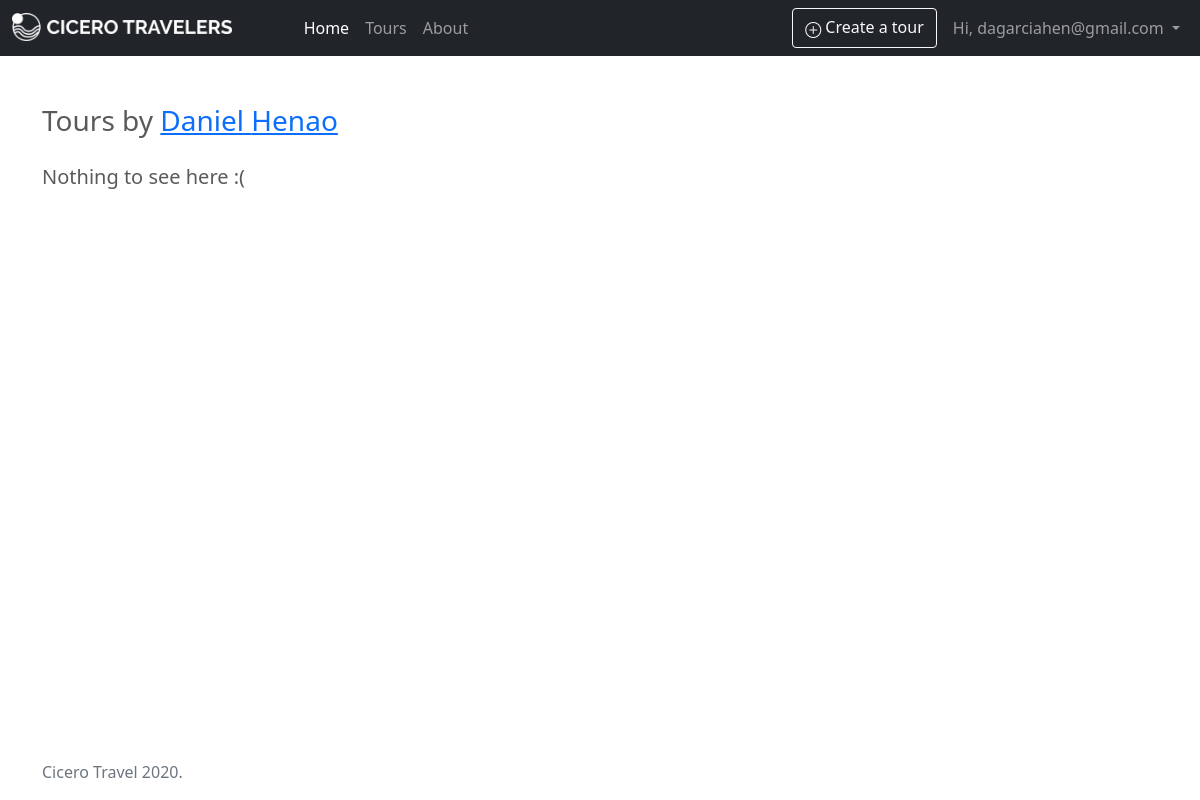
The page /tours/by/2 (signed in) on the database its author committed.
### ciceropage/models/users.py (models this page shows, shortened)
class User(UserMixin, db.Model):
    __tablename__ = 'users'
    user_id = db.Column(db.Integer, primary_key=True)
    email = db.Column(db.String(64), unique=True, index=True)
    password = db.Column(db.String(200))  # this is a hashed password
    type = db.Column(db.String(100), default='tourist')
    is_active = db.Column(db.Boolean, default=False)
    joined_on = db.Column(db.DateTime, default=datetime.utcnow())
    profile = db.relationship('Profile', uselist=False, back_populates="user")
    tours = db.relationship('Tour', back_populates="author")
    reviews = db.relationship('Review', back_populates="user")
    languages = db.relationship('UserLanguage')
    favorites = db.relationship('Favorite')

### ciceropage/models/profiles.py (models this page shows)
class Profile(db.Model):
    __tablename__ = 'profiles'
    user_id = db.Column(db.Integer, db.ForeignKey(User.user_id), primary_key=True)
    picture = db.Column(db.Text)
    city = db.Column(db.Text)
    name = db.Column(db.Text, nullable=False)
    last_name = db.Column(db.Text, nullable=False)
    bio = db.Column(db.Text)
    identification_type = db.Column(db.String(10), nullable=False)
    identification_number = db.Column(db.String(20), nullable=False)
    phone = db.Column(db.String(14))
    country_id = db.Column(db.Integer, db.ForeignKey(Country.country_id))
    user = db.relationship(User, back_populates="profile")
    country = db.relationship(Country)

### ciceropage/views/tours.py (the view)
@tours.route('/by/<int:user_id>', methods=['GET'])
@login_required
def by(user_id):
    user = User.query.get(user_id)
    page = request.args.get('page', 1, type=int)
    tour_list = Tour.query.filter_by(user_id=user_id).order_by(
        Tour.date.desc()
    )
    if current_user.user_id != user_id:
        tour_list = tour_list.filter_by(status='published')
    tour_list = tour_list.paginate(
        page=page, per_page=ROWS_PER_PAGE
    )
    return render_template('pages/tours/by.html', user=user, tours=tour_list)

### app.py (called while the page is built)
@login_manager.user_loader
def load_user(user_id):
    return User.query.get(user_id)

### templates/pages/tours/by.html (shortened to what this page needs)
{% extends 'layout/base.html' %}
{% block content %}
<div class="container">
    <div class="row">
        <div class="col">
            <div class="mt-5 mb-4">
                <h1 class="h3">
                    {% if user.user_id == current_user.user_id %}
                        My tours
                    {% else %}
                        Tours by <a href="{{ url_for('users.profile', user_id=user.user_id) }}">{{ user.profile.name }} {{ user.profile.last_name }}</a>
                    {% endif %}
                </h1>
            </div>
        </div>
    </div>
    {% include 'sections/tours-list.html' %}
    {% set pagination_view = 'tours.by' %}
</div>
{% endblock %}

### templates/sections/nav.html (shortened to what this page needs)
<nav class="navbar navbar-expand-md navbar-dark bg-dark">
    <div class="container-fluid">
        <a class="navbar-brand" href="{{ url_for('home.index') }}">
                  <img src="{{ url_for('static', filename='images/cicero_white.png') }}" alt="" width="auto" height="28" class="d-inline-block align-top">
        </a>
        <div class="collapse navbar-collapse" id="navbarNavAltMarkup">
          <div class="navbar-nav ms-5 me-auto">
              <a class="nav-link active" aria-current="page" href="{{ url_for('home.index') }}">Home</a>
              <a class="nav-link" href="{{ url_for('tours.list_all') }}">Tours</a>
              <a class="nav-link" href="{{ url_for('pages.about') }}">About</a>
          </div>
          <div class="navbar-nav">
              {% if current_user.is_authenticated %}
              {% if current_user.type == 'guide' %}
              <a class="nav-link" href="#">
                      <a class="btn btn-outline-light" role="button" href="{{ url_for('tours.new') }}"><i class="bi bi-plus-circle"></i> Create a tour</a>
              </a>
              {% endif %}
              <div class="nav-item dropdown ms-2">
                  <a class="nav-link dropdown-toggle" href="#" role="button" data-bs-toggle="dropdown" aria-expanded="false">
                      Hi, {{ current_user.email }}
                  </a>
              </div>
              {% else %}
              <a class="nav-link" href="{{ url_for('signup.sign_up') }}">Sign up</a>
              <a class="nav-link">
                  <a class="btn btn-outline-light" role="button" href="{{ url_for('auth.login') }}">Log in</a>
              </a>
              {% endif %}
          </div>
        </div>
    </div>
</nav>

### static/css/custom.css (style rules this page uses)
html { min-height: 100%; }
body { min-height: 100vh; }

### static/css/homepage.css (style rules this page uses)
body { color: #5a5a5a; }

### rows shown on the page
User: email "dagarciahen@gmail.com"
Profile: profile.name "Daniel", profile.last_name "Henao"
